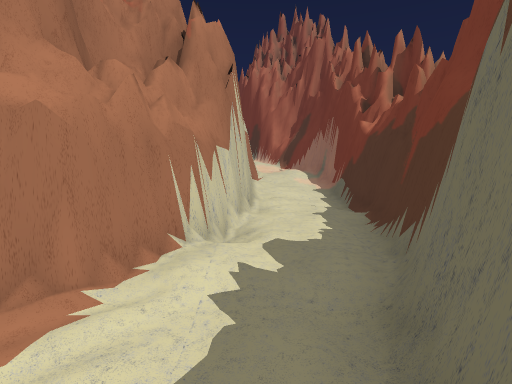
[1] (above)

24 first-person views from a walk through a 3-D level made in the Unity game engine. The camera is 1.3 m above the floor, tilts 6° down and sees 80° across. The floor is counted in squares, 1 m on a side. Each view is taken from the middle of a square. On the plan, view 1 faces up. The plan holds only what a view shows up to about 14 squares ahead; the rest is blank. The place goes on beyond the plan. The player is left out.

[2]
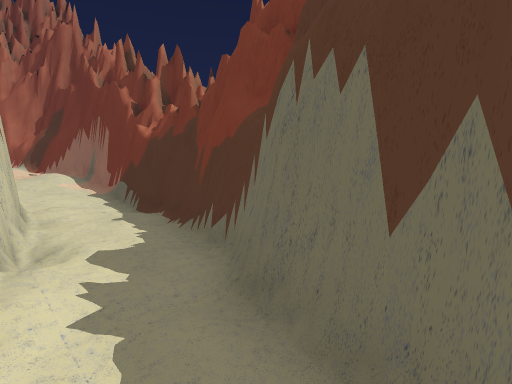

[3]
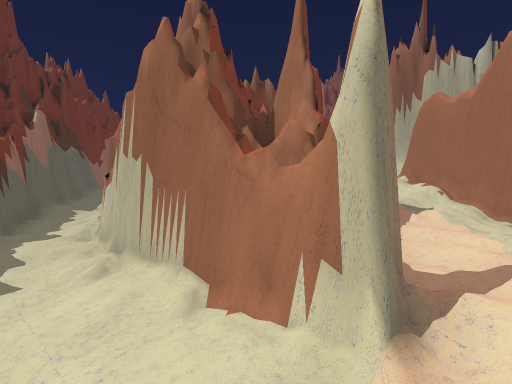

[4]
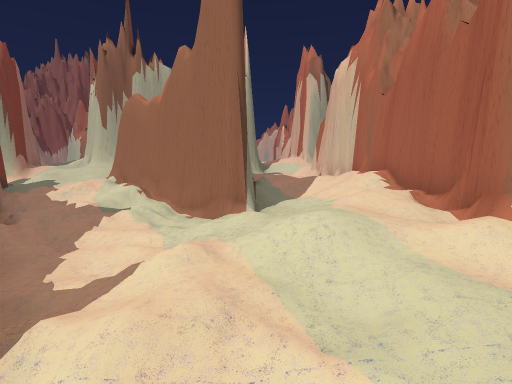

[5]
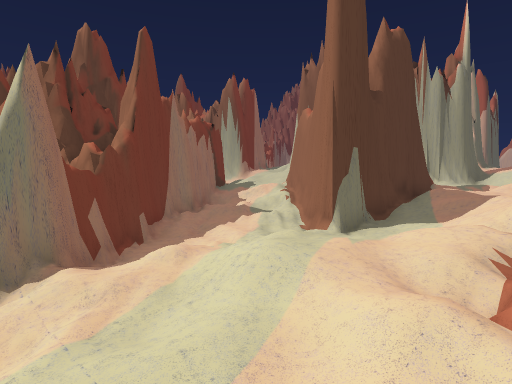

[6]
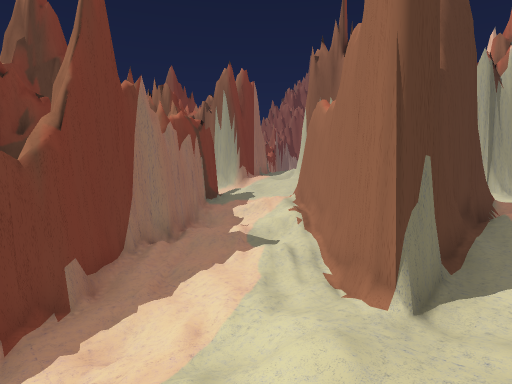

[7]
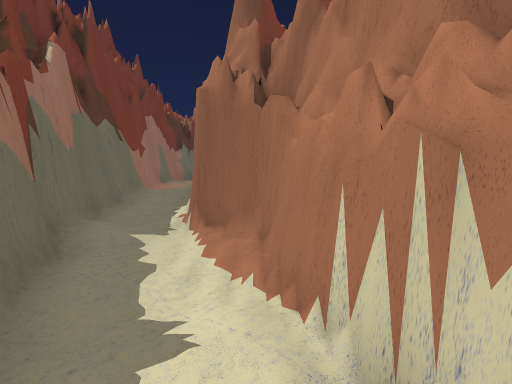

[8]
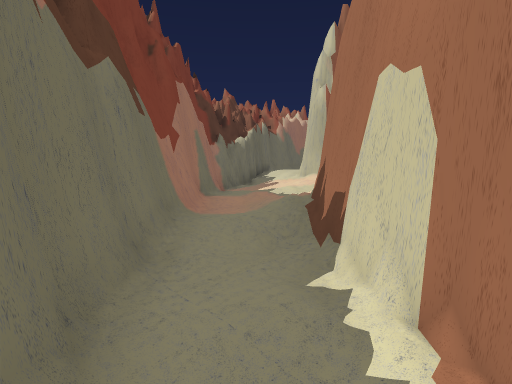

[9]
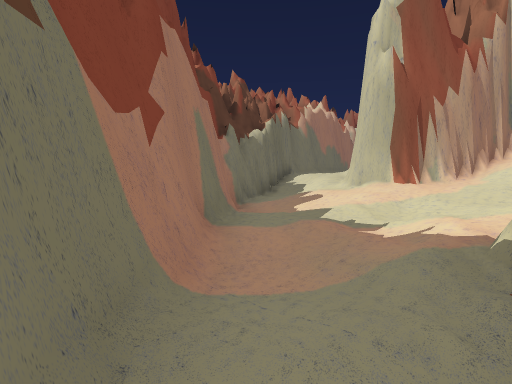

[10]
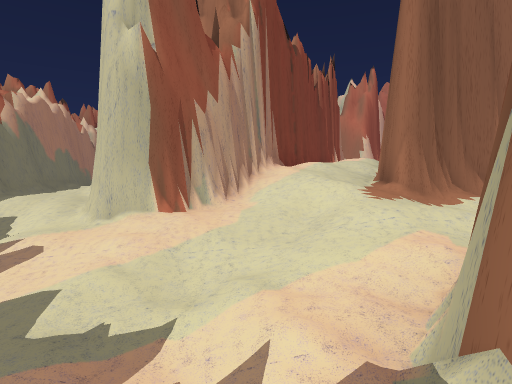

[11]
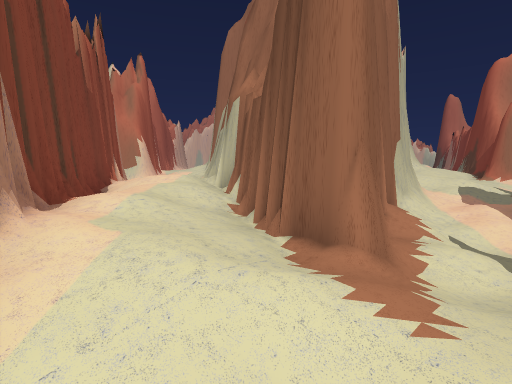

[12]
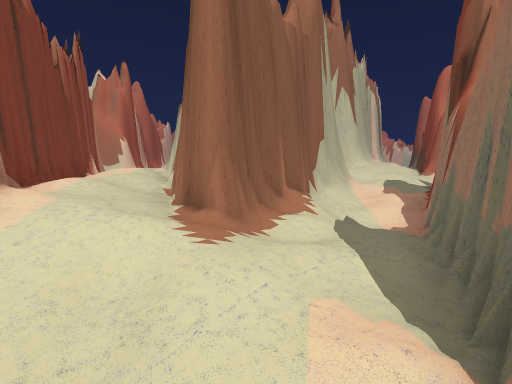

[13]
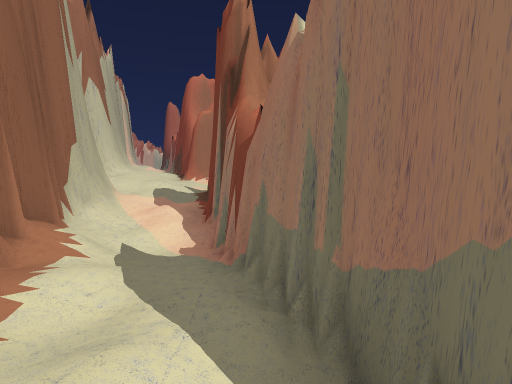

[14]
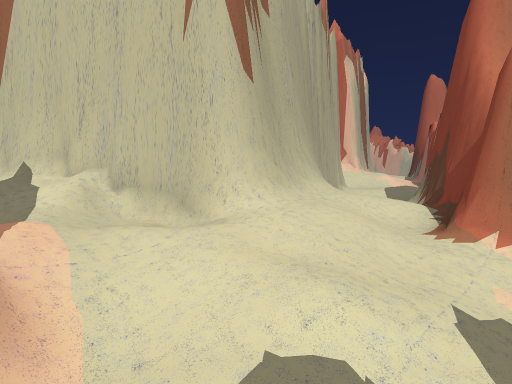

[15]
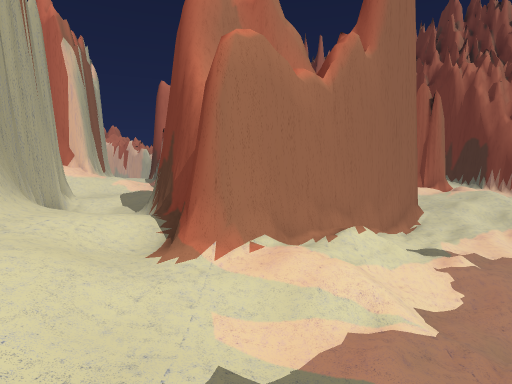

[16]
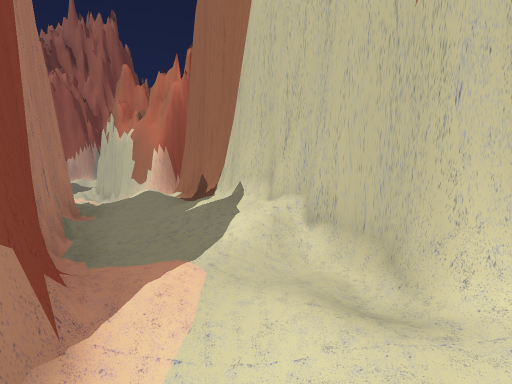

[17]
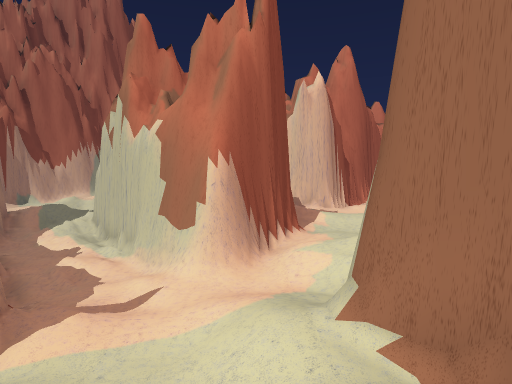

[18]
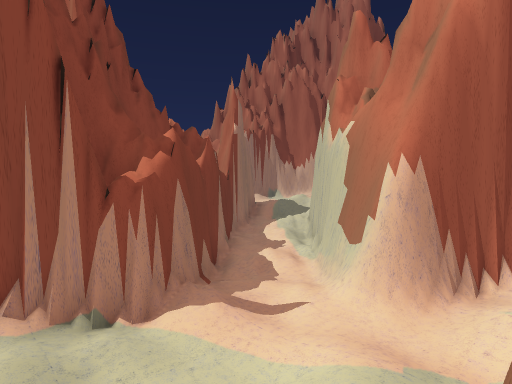

[19]
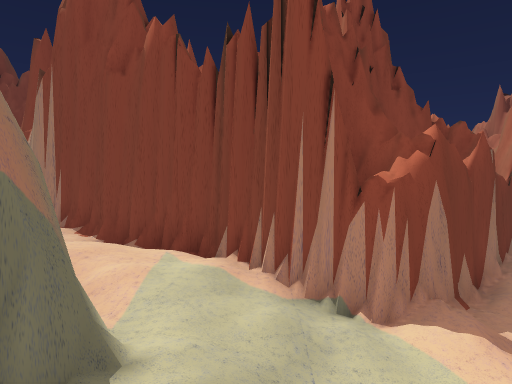

[20]
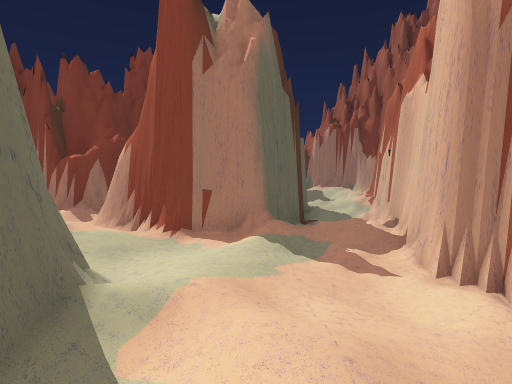

[21]
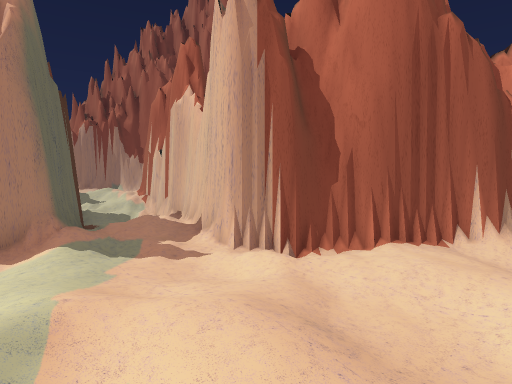

[22]
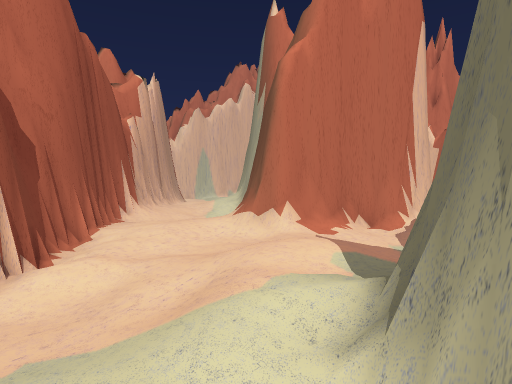

[23]
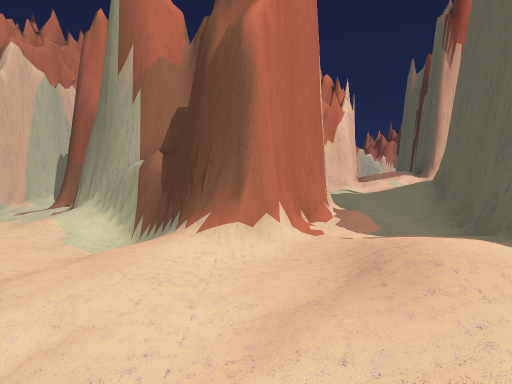

[24]
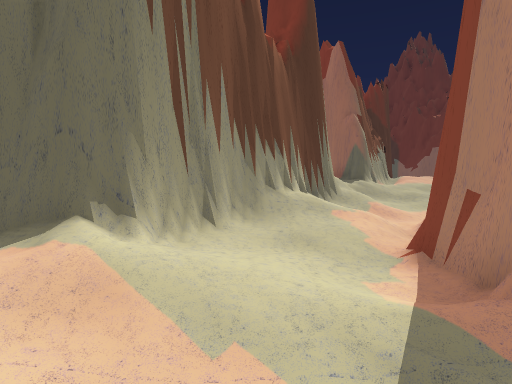

### Floor plan
Key: @ floor where view 1 was taken; # wall or solid block; . main floor; : floor 0.25 m higher than the main floor; - floor 0.25 m lower than the main floor; + floor 0.5 m higher than the main floor; _ floor 0.5 m lower than the main floor; * floor 0.75 m higher than the main floor; < floor 0.75 m lower than the main floor; ( floor 1 m lower than the main floor; ! floor 1.25 m lower than the main floor; / step, stairs or slope; = window, fence, low wall or low ledge.
Columns run from 38 left of view 1 to 3 right of it. Each row starts with its distance up from view 1.
 19 ##              /#   # :#             #
 18 #/            # /#   # /##            ###
 17 #__          ##+*#  ##//.###########: .=#
 16  _<##      ###///#   ///  /:::////:./../#
 15   __         ::/     //.:::/:/---/.://.-##
 14             .://     ##////////##-.//--/##
 13     /=#    #/./#      ##//#######/////___#
 12   ##-.###  #/./#       #-/## ###__///##//#
 11    #/.//####..##       #/.#####-/_<<###<<#
 10    ###/-/##/..#        ##/:###//__<####<(#
  9      ##////://#         #//##/////#####/(#
  8       #/::./+/#         ##/:////###   #(!#
  7       ##/:.///#         ##+/../##    ##((#
  6        ##/////###      ##/+/./##     #(((#
  5         ##..:::/##  ####/+/:/##      #((##
  4          #./:.::/####///////-#      ##((#
  3         ##./###///##/*++###/-#     ##/((#
  2         #/./####//////#####//##    #/!!##
  1         #//## ##/...//### #//_#    #!!!#
  0         #  #  ##//..::### ##/-#    #!!@#
 -1        ##// ###_//##:++/####.-##  ##!(##
 -2        #//<##//-/####/+++/##///# ##/!(#
 -3        #/_##//_/##  ###/+//:..-###/(!##
 -4        #/////</##     ###+:://-/#//(##
 -5        //////###        ###//__///<##
 -6         ////##            ###-_<<<##
 -7         ..###               #_<<<##
 -8                             /_//##
 -9                           /-///##
-10                           -///##
-11                       ____-####
-12                     ########
-13                    ##

Positions as (right, up) in squares from view 1, and headings:
1: (0, 0), facing up
2: (-1, 0), facing up-right
3: (2, 13), facing down-left
4: (1, 14), facing left
5: (0, 17), facing down-left
6: (-2, 15), facing down-left
7: (1, 5), facing down-left
8: (-1, -1), facing down-left
9: (-3, -4), facing down-left
10: (-5, -5), facing left
11: (-9, -5), facing up-left
12: (-7, -5), facing up-left
13: (-8, -4), facing up
14: (-10, 4), facing up-left
15: (-10, 5), facing up
16: (-11, 5), facing left
17: (-17, 2), facing left
18: (-18, 3), facing down-left
19: (-18, 3), facing down
20: (-26, 9), facing down
21: (-25, 9), facing down-left
22: (-24, 5), facing up-left
23: (-28, 5), facing up
24: (-28, 5), facing right
